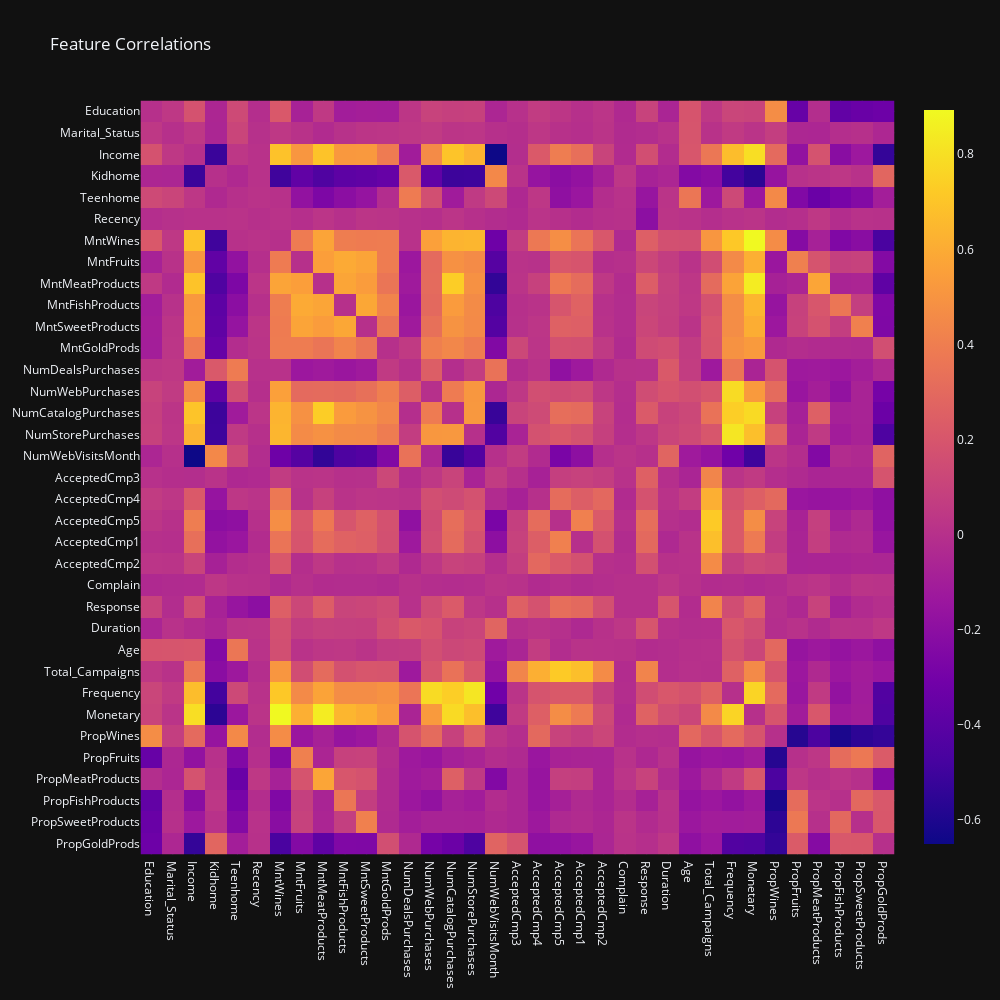

Notebook code for this chart:
### Code cell
px.imshow(
    corr_data, 
    width=1000,
    height=1000,
    template='plotly_dark',
    title="Feature Correlations"
)

### Figure 1 — Plotly figure (JSON) as saved in the notebook; plotly's stock layout.template omitted (floating-point values rounded to 4 significant figures; data arrays with more than 128 entries replaced by an {"elided": "..."} marker saying what was removed)
{"data": [{"coloraxis": "coloraxis", "hovertemplate": "x: %{x}<br>y: %{y}<br>color: %{z}<extra></extra>", "name": "0", "type": "heatmap", "x": ["Education", "Marital_Status", "Income", "Kidhome", "Teenhome", "Recency", "MntWines", "MntFruits", "MntMeatProducts", "MntFishProducts", "MntSweetProducts", "MntGoldProds", "NumDealsPurchases", "NumWebPurchases", "NumCatalogPurchases", "NumStorePurchases", "NumWebVisitsMonth", "AcceptedCmp3", "AcceptedCmp4", "AcceptedCmp5", "AcceptedCmp1", "AcceptedCmp2", "Complain", "Response", "Duration", "Age", "Total_Campaigns", "Frequency", "Monetary", "PropWines", "PropFruits", "PropMeatProducts", "PropFishProducts", "PropSweetProducts", "PropGoldProds"], "xaxis": "x", "y": ["Education", "Marital_Status", "Income", "Kidhome", "Teenhome", "Recency", "MntWines", "MntFruits", "MntMeatProducts", "MntFishProducts", "MntSweetProducts", "MntGoldProds", "NumDealsPurchases", "NumWebPurchases", "NumCatalogPurchases", "NumStorePurchases", "NumWebVisitsMonth", "AcceptedCmp3", "AcceptedCmp4", "AcceptedCmp5", "AcceptedCmp1", "AcceptedCmp2", "Complain", "Response", "Duration", "Age", "Total_Campaigns", "Frequency", "Monetary", "PropWines", "PropFruits", "PropMeatProducts", "PropFishProducts", "PropSweetProducts", "PropGoldProds"], "yaxis": "y", "z": {"elided": "35x35 float values"}}], "layout": {"coloraxis": {"colorscale": [[0, "#0d0887"], [0.1111, "#46039f"], [0.2222, "#7201a8"], [0.3333, "#9c179e"], [0.4444, "#bd3786"], [0.5556, "#d8576b"], [0.6667, "#ed7953"], [0.7778, "#fb9f3a"], [0.8889, "#fdca26"], [1, "#f0f921"]]}, "height": 1000, "title": {"text": "Feature Correlations"}, "width": 1000, "xaxis": {"anchor": "y", "constrain": "domain", "domain": [0, 1], "scaleanchor": "y"}, "yaxis": {"anchor": "x", "autorange": "reversed", "constrain": "domain", "domain": [0, 1]}}}
